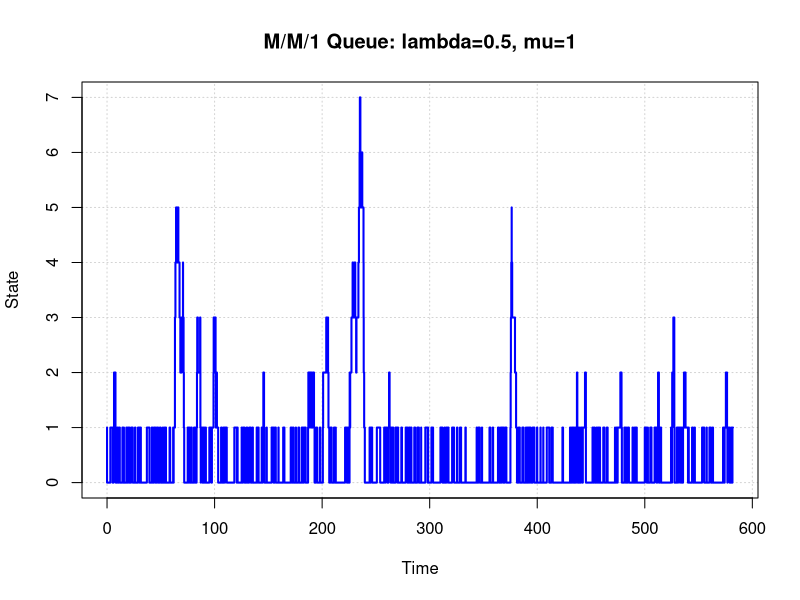
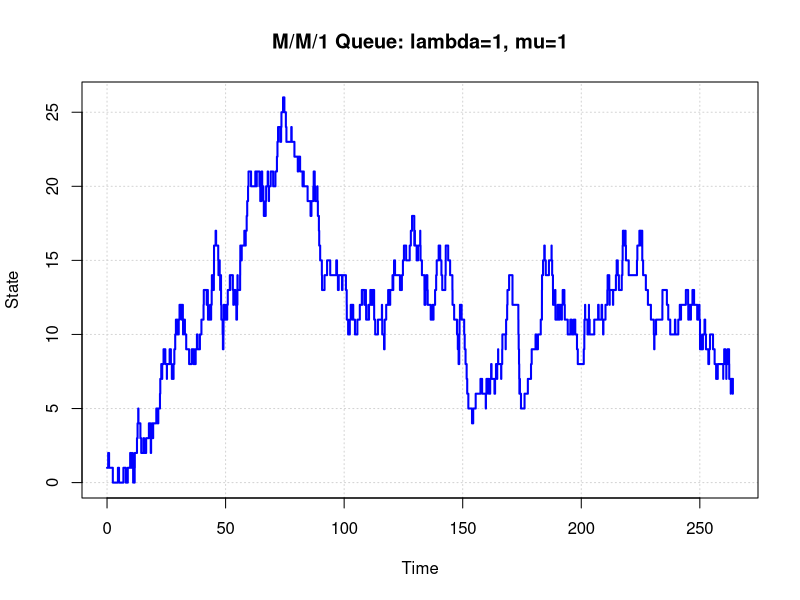
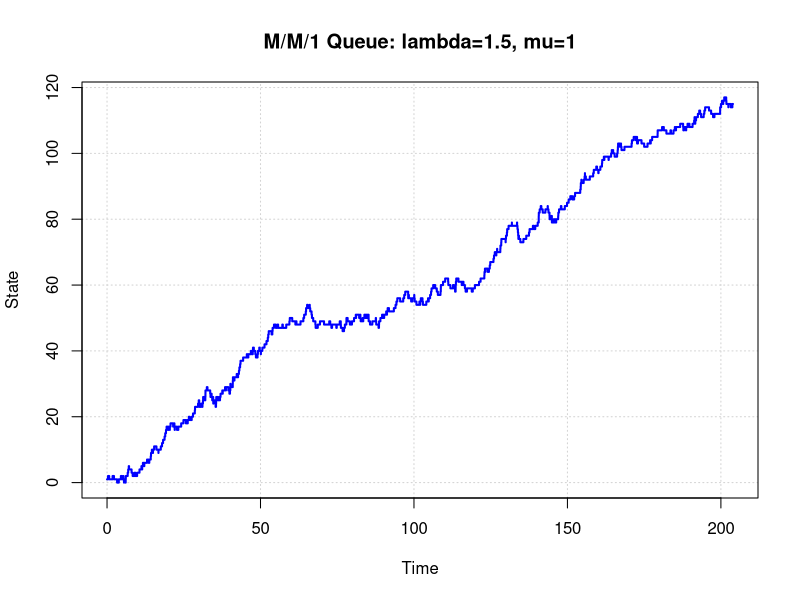

The R source for these figures, in order:
#############################
#lambda=0.5, mu=1
#############################
#specifying parameters
lambda<- 0.5
mu<- 1
njumps<- 500

#defining state and time as vectors
N<- c()
time<- c()

#setting initial values
N[1]<- 1
time[1]<- 0

#specifying seed
set.seed(229556)

#simulating trajectory
i<- 2

repeat  {
  time.birth<- -1/lambda*log(1-runif(1))
  time.death<- -1/mu*log(1-runif(1))
  
  if(time.birth < time.death | N[i-1]==0) { 
    time[i]<- time[i-1] + time.birth - 0.001
  N[i]<- N[i-1]

if(i==2*njumps+2) break
else { 
  time[i+1]<- time[i] + 0.001
  N[i+1]<- N[i] + 1
  i<- i+2
     }
  }
  
  if(time.death < time.birth & N[i-1]!=0) { 
    time[i]<- time[i-1] + time.death - 0.001
    N[i]<- N[i-1]
    
    if(i==2*njumps+2) break
    else { 
      time[i+1]<- time[i] + 0.001
      N[i+1]<- N[i] - 1
      i<- i+2
    }
  }
}
#plotting trajectory
plot(time, N, type="l", main="M/M/1 Queue: lambda=0.5, mu=1", lty=1, lwd=2, col="blue", xlab="Time", ylab="State",
panel.first=grid())

#############################
#lambda=1, mu=1
#############################
#specifying parameters
lambda<- 1
mu<- 1
njumps<- 500

#defining state and time as vectors
N<- c()
time<- c()

#setting initial values
N[1]<- 1
time[1]<- 0

#specifying seed
set.seed(779855)

#simulating trajectory
i<- 2

repeat  {
  time.birth<- -1/lambda*log(1-runif(1))
  time.death<- -1/mu*log(1-runif(1))
  
  if(time.birth < time.death | N[i-1]==0) { 
    time[i]<- time[i-1] + time.birth - 0.001
    N[i]<- N[i-1]
    
    if(i==2*njumps+2) break
    else { 
      time[i+1]<- time[i] + 0.001
      N[i+1]<- N[i] + 1
      i<- i+2
    }
  }
  
  if(time.death < time.birth & N[i-1]!=0) { 
    time[i]<- time[i-1] + time.death - 0.001
    N[i]<- N[i-1]
    
    if(i==2*njumps+2) break
    else { 
      time[i+1]<- time[i] + 0.001
      N[i+1]<- N[i] - 1
      i<- i+2
    }
  }
}
#plotting trajectory
plot(time, N, type="l", main="M/M/1 Queue: lambda=1, mu=1", lty=1, lwd=2, col="blue", xlab="Time", ylab="State",
     panel.first=grid())

#############################
#lambda=1.5, mu=1
#############################
#specifying parameters
lambda<- 1.5
mu<- 1
njumps<- 500

#defining state and time as vectors
N<- c()
time<- c()

#setting initial values
N[1]<- 1
time[1]<- 0

#specifying seed
set.seed(779855)

#simulating trajectory
i<- 2

repeat  {
  time.birth<- -1/lambda*log(1-runif(1))
  time.death<- -1/mu*log(1-runif(1))
  
  if(time.birth < time.death | N[i-1]==0) { 
    time[i]<- time[i-1] + time.birth - 0.001
    N[i]<- N[i-1]
    
    if(i==2*njumps+2) break
    else { 
      time[i+1]<- time[i] + 0.001
      N[i+1]<- N[i] + 1
      i<- i+2
    }
  }
  
  if(time.death < time.birth & N[i-1]!=0) { 
    time[i]<- time[i-1] + time.death - 0.001
    N[i]<- N[i-1]
    
    if(i==2*njumps+2) break
    else { 
      time[i+1]<- time[i] + 0.001
      N[i+1]<- N[i] - 1
      i<- i+2
    }
  }
}
#plotting trajectory
plot(time, N, type="l", main="M/M/1 Queue: lambda=1.5, mu=1", lty=1, lwd=2, col="blue", xlab="Time", ylab="State",
     panel.first=grid())
